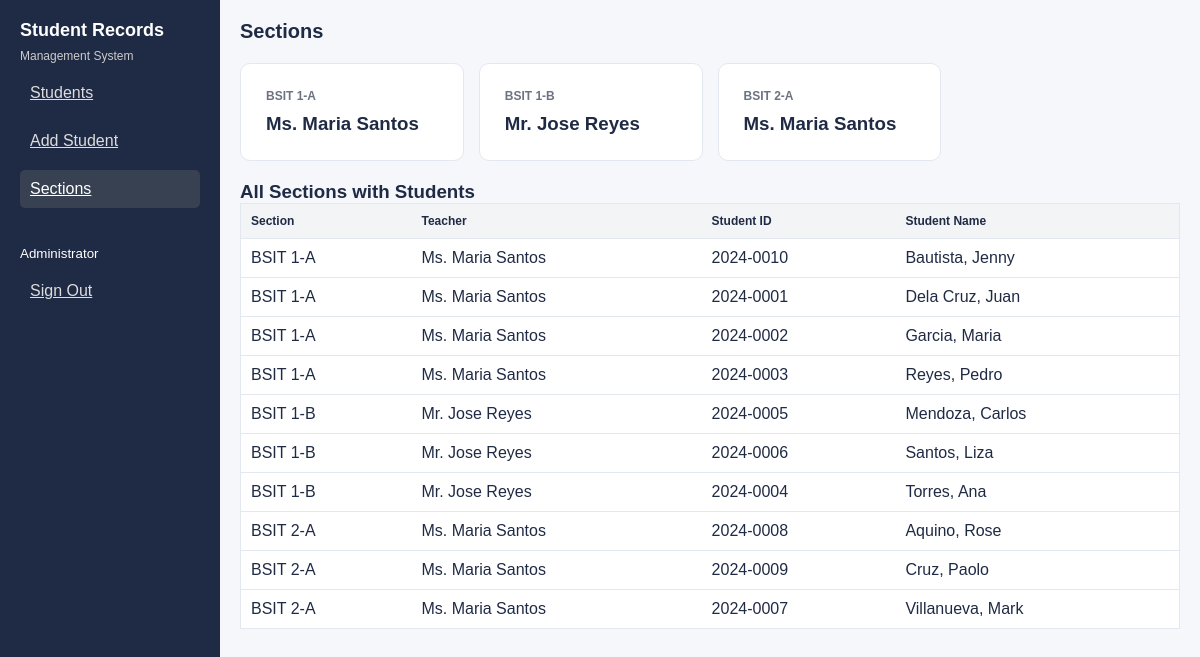
The app's page /sections.php (signed in) with its own data.
### tables this page shows
CREATE TABLE IF NOT EXISTS sections (
    id INT AUTO_INCREMENT PRIMARY KEY,
    section_name VARCHAR(50) NOT NULL,
    teacher_id INT,
    created_at TIMESTAMP DEFAULT CURRENT_TIMESTAMP,
    FOREIGN KEY (teacher_id) REFERENCES users(id) ON DELETE SET NULL
);

CREATE TABLE IF NOT EXISTS users (
    id INT AUTO_INCREMENT PRIMARY KEY,
    username VARCHAR(50) NOT NULL UNIQUE,
    password VARCHAR(255) NOT NULL,
    role ENUM('admin', 'teacher') NOT NULL DEFAULT 'teacher',
    full_name VARCHAR(100) NOT NULL,
    created_at TIMESTAMP DEFAULT CURRENT_TIMESTAMP
);

CREATE TABLE IF NOT EXISTS students (
    id INT AUTO_INCREMENT PRIMARY KEY,
    student_id VARCHAR(20) NOT NULL UNIQUE,
    first_name VARCHAR(50) NOT NULL,
    last_name VARCHAR(50) NOT NULL,
    email VARCHAR(100),
    section_id INT,
    grade DECIMAL(5,2) DEFAULT 0.00,
    attendance INT DEFAULT 0,
    created_at TIMESTAMP DEFAULT CURRENT_TIMESTAMP,
    FOREIGN KEY (section_id) REFERENCES sections(id) ON DELETE SET NULL
);

### sections.php (the view, shortened to what this page needs)
<?php
include 'db.php';
$sections = mysqli_query($conn, "
SELECT
    sections.id,
    sections.section_name,
    users.full_name AS teacher_name
FROM sections
LEFT JOIN users ON sections.teacher_id = users.id
ORDER BY sections.section_name
");
$students = mysqli_query($conn, "
SELECT
    sections.section_name,
    users.full_name AS teacher_name,
    students.student_id,
    students.first_name,
    students.last_name
FROM students
LEFT JOIN sections ON students.section_id = sections.id
LEFT JOIN users ON sections.teacher_id = users.id
ORDER BY sections.section_name, students.last_name
");
?>
<!DOCTYPE html>
<html>
<head>
    <link rel="stylesheet" href="styles.css">
</head>
<body>
<aside class="sidebar">
    <h1>Student Records</h1>
    <span>Management System</span>
    <a href="index.php">Students</a>
    <a href="add.php">Add Student</a>
    <a href="sections.php" class="active">Sections</a>
    <br><br>
    <small><?= $_SESSION['full_name'] ?></small><br>
    <a href="logout.php">Sign Out</a>
</aside>
<div class="main">
    <div class="topbar">
        <h2>Sections</h2>
    </div>
    <div class="body">
        <div class="stats">
            <?php while ($row = mysqli_fetch_assoc($sections)) { ?>
                <div class="card" style="min-width:200px;">
                    <h4><?= $row['section_name'] ?></h4>
                    <h3 style="margin-top:10px;">
                        <?= $row['teacher_name'] ?? 'No Teacher' ?>
                    </h3>
                </div>
            <?php } ?>
        </div>
       <div class="tcard" style="margin-top:20px;">
    <h3>All Sections with Students</h3>
    <table>
        <tr>
            <th>Section</th>
            <th>Teacher</th>
            <th>Student ID</th>
            <th>Student Name</th>
        </tr>
        <?php while ($row = mysqli_fetch_assoc($students)) { ?>
        <tr>
            <td><?= $row['section_name'] ?></td>
            <td><?= $row['teacher_name'] ?? 'No Teacher' ?></td>
            <td><?= $row['student_id'] ?? '-' ?></td>
            <td>
                <?= isset($row['first_name'])
                    ? $row['last_name'] . ', ' . $row['first_name']
                    : '-' ?>
            </td>
        </tr>
        <?php } ?>
    </table>
</div>
    </div>
</div>
</body>
</html>

### styles.css (style rules this page uses)
:root { --primary: #1f2937; --secondary: #6b7280; --accent: #2563eb; --bg: #f9fafb; --white: #ffffff; --border: #e5e7eb; --success: #16a34a; --danger: #dc2626; }
* { margin: 0; padding: 0; box-sizing: border-box; }
body { font-family: Arial, sans-serif; background: var(--bg); color: var(--primary); }
.sidebar { width: 220px; height: 100vh; background: var(--primary); color: white; position: fixed; padding: 20px; }
.sidebar h1 { font-size: 18px; margin-bottom: 5px; }
.sidebar span { font-size: 12px; color: #ccc; }
.sidebar a { display: block; padding: 10px; margin-top: 10px; border-radius: 5px; color: #ddd; }
.sidebar a:hover, .sidebar a.active { background: #374151; color: white; }
.main { margin-left: 220px; padding: 20px; }
.topbar { display: flex; justify-content: space-between; margin-bottom: 20px; }
.topbar h2 { font-size: 20px; }
.stats { display: grid; grid-template-columns: repeat(4, 1fr); gap: 15px; margin-bottom: 20px; }
.card { background: white; padding: 15px; border: 1px solid var(--border); border-radius: 8px; }
.card h4 { font-size: 12px; color: var(--secondary); }
table { width: 100%; border-collapse: collapse; background: white; border: 1px solid var(--border); }
th { background: #f3f4f6; font-size: 12px; text-align: left; padding: 10px; }
td { padding: 10px; border-top: 1px solid var(--border); }
:root { --primary:#1f2a44; --accent:#3a7bd5; --bg:#f5f7fb; --white:#ffffff; --border:#e3e8f0; --text:#1f2a44; --muted:#6b7a90; --pass:#1a9e6a; --fail:#d94040; }
* { box-sizing:border-box;margin:0;padding:0 }
body { font-family:'DM Sans',sans-serif; background:var(--bg); color:var(--text); }
.card { background:var(--white); border:1px solid var(--border); border-radius:10px; padding:25px; }

### records on screen
sections: section_name "BSIT 1-A", teacher.full_name "Ms. Maria Santos"
sections: section_name "BSIT 1-B", teacher.full_name "Mr. Jose Reyes"
sections: section_name "BSIT 2-A", teacher.full_name "Ms. Maria Santos"
students: section.section_name "BSIT 1-A", users.full_name "Ms. Maria Santos", student "2024-0010", last_name "Bautista", first_name "Jenny"
students: section.section_name "BSIT 1-A", users.full_name "Ms. Maria Santos", student "2024-0001", last_name "Dela Cruz", first_name "Juan"
students: section.section_name "BSIT 1-A", users.full_name "Ms. Maria Santos", student "2024-0002", last_name "Garcia", first_name "Maria"
students: section.section_name "BSIT 1-A", users.full_name "Ms. Maria Santos", student "2024-0003", last_name "Reyes", first_name "Pedro"
students: section.section_name "BSIT 1-B", users.full_name "Mr. Jose Reyes", student "2024-0005", last_name "Mendoza", first_name "Carlos"
students: section.section_name "BSIT 1-B", users.full_name "Mr. Jose Reyes", student "2024-0006", last_name "Santos", first_name "Liza"
students: section.section_name "BSIT 1-B", users.full_name "Mr. Jose Reyes", student "2024-0004", last_name "Torres", first_name "Ana"
students: section.section_name "BSIT 2-A", users.full_name "Ms. Maria Santos", student "2024-0008", last_name "Aquino", first_name "Rose"
students: section.section_name "BSIT 2-A", users.full_name "Ms. Maria Santos", student "2024-0009", last_name "Cruz", first_name "Paolo"
students: section.section_name "BSIT 2-A", users.full_name "Ms. Maria Santos", student "2024-0007", last_name "Villanueva", first_name "Mark"

### other values on screen
$_SESSION['full_name'] "Administrator"
